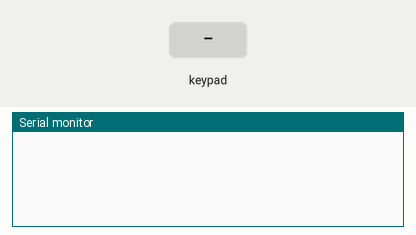
Simulated run of this sketch. Board: Arduino Uno, built with avr-gcc and run on an emulated ATmega328P. Parts: the last lines printed to the serial monitor. Inputs (shaded band) come from the test bench.

Above: at 1.2 s.
1.3 s: key '1' pressed
At 2.0 s:
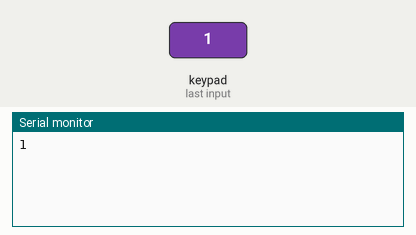
2.8 s: keypad keys 3 8 7 5 # pressed 0.4 s apart
At 5.7 s:
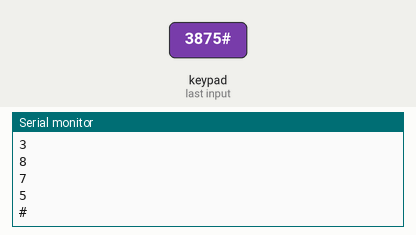
6.3 s: key '*' pressed
At 7.1 s:
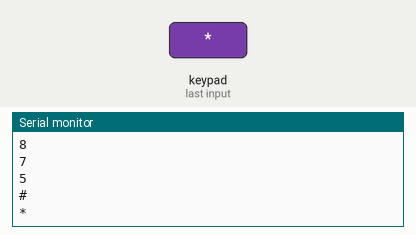
7.8 s: keypad keys 4 2 6 pressed 0.4 s apart
At 10.0 s:
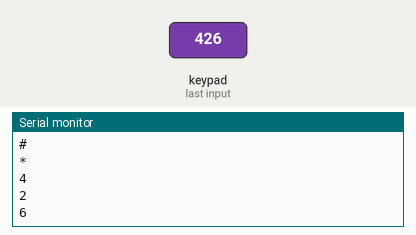
Timing chart, 0 to 11.5 s (numbered marks = the images above; inputs shaded):
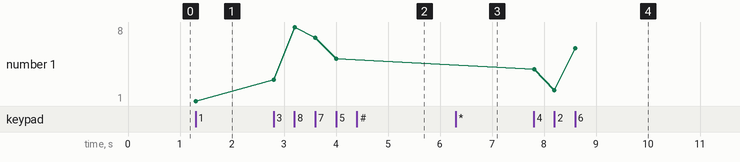

Measured:
- after the input at 1.3 s, the serial monitor: prints a new line at once (image 1)
- after the input at 2.8 s, the serial monitor: prints a new line at once (image 2)
- after the input at 6.3 s, the serial monitor: prints a new line at once (image 3)
- after the input at 7.8 s, the serial monitor: prints a new line at once (image 4)
- plotted number 1: 1 → 5 after the input at 2.8 s, 5 → 6 after the input at 7.8 s

The sketch:

keypadmicro1.ino
```cpp
#include <Keypad.h>

const byte ROWS = 4; //four rows
const byte COLS = 3; //three columns
char keys[ROWS][COLS] = {
  {'1','2','3'},
  {'4','5','6'},
  {'7','8','9'},
  {'*','0','#'}
};
      //pin of keypad 2,7,6,4 to
byte rowPins[ROWS] = {3,8,7,5}; //connect to the row pinouts of the keypad
      //pin of keypad 3,1,5 to
byte colPins[COLS] = {4,2,6}; //connect to the column pinouts of the keypad

Keypad keypad = Keypad( makeKeymap(keys), rowPins, colPins, ROWS, COLS );

void setup(){
  Serial.begin(9600);
}

void loop(){
  char key = keypad.getKey();

  if (key){
    Serial.println(key);
  }
}
```
